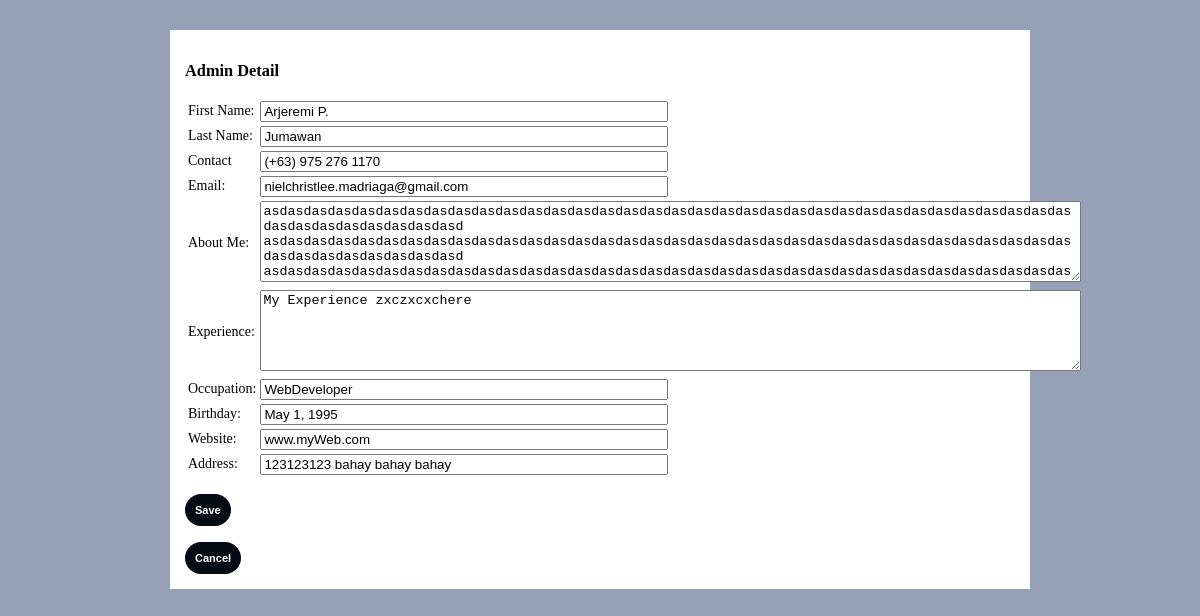
Page /admin/abtMe/edt.php on the earlier database version.
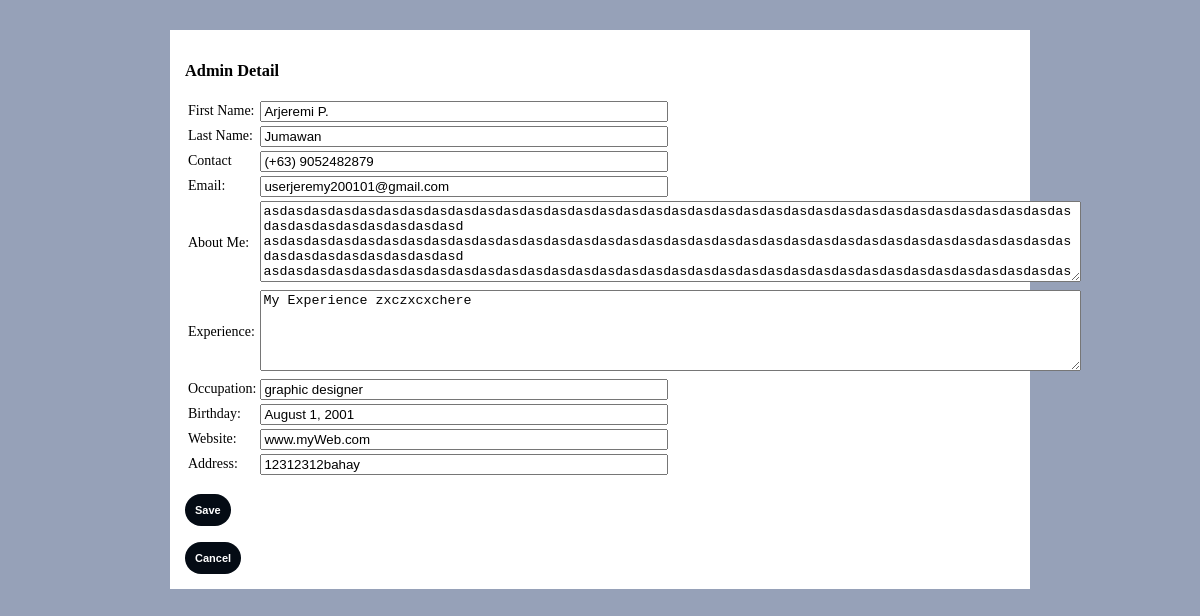
Same page on the later database version.
### tables this page shows
CREATE TABLE IF NOT EXISTS `admindetail` (
  `id` int(10) unsigned NOT NULL AUTO_INCREMENT,
  `firstName` varchar(100) DEFAULT NULL,
  `lastName` varchar(100) DEFAULT NULL,
  `aboutMe` longtext DEFAULT NULL,
  `experience` longtext DEFAULT NULL,
  `lastChange` datetime DEFAULT current_timestamp(),
  `email` varchar(200) DEFAULT NULL,
  `contact` varchar(200) DEFAULT NULL,
  `occup` varchar(200) DEFAULT NULL,
  `birthday` varchar(200) DEFAULT NULL,
  `web` varchar(200) DEFAULT NULL,
  `address` varchar(300) DEFAULT NULL,
  PRIMARY KEY (`id`)
);

### admin/abtMe/edt.php (the view, shortened to what this page needs)
<?php
include '../../database.php';
?>
<!DOCTYPE html>
<html lang="en">
<head>
    <link href="../styles.css" rel="stylesheet" />
</head>
<body>
    <div class="container">
        <?php
        $sql = "SELECT * FROM `admindetail` WHERE id = 1";
        $result = mysqli_query($connect, $sql);
        $row = mysqli_fetch_assoc($result);
        ?>
        <div>
            <h3>Admin Detail</h3>
            <form action="" method="post">
                <table>
                    <tr class="formtable">
                        <td><label for="">First Name:</label></td>
                        <td><input class="form" type="text" name="fname" value="<?php echo $row['firstName'] ?>"></td>
                    </tr>
                    <tr class="formtable">
                        <td><label for="">Last Name:</label></td>
                        <td><input class="form" type="text" name="lname" value="<?php echo $row['lastName'] ?>"></td>
                    </tr>
                    <tr class="formtable">
                        <td><label for="">Contact</label></td>
                        <td><input class="form" type="text" name="cnt" value="<?php echo $row['contact'] ?>"></td>
                    </tr>
                    <tr class="formtable">
                        <td><label for="">Email:</label></td>
                        <td> <input class="form" type="text" name="eml" value="<?php echo $row['email'] ?>"></td>
                    </tr>
                    <tr class="formtable">
                        <td><label for="">About Me:</label></td>
                        <td><textarea rows="5" cols="100" type="text" name="abtme" ?><?php echo $row['aboutMe'] ?></textarea></td>
                    </tr>
                    <tr class="formtable">
                        <td><label for="">Experience:</label></td>
                        <td> <textarea rows="5" cols="100" type="text" name="exp" ?><?php echo $row['experience'] ?></textarea></td>
                    </tr>
                    <tr class="formtable">
                        <td><label for="">Occupation:</label></td>
                        <td> <input class="form" type="text" name="ocp" value="<?php echo $row['occup'] ?>"></td>
                    </tr>
                    <tr class="formtable">
                        <td><label for="">Birthday:</label></td>
                        <td> <input class="form" type="text" name="bday" value="<?php echo $row['birthday'] ?>"></td>
                    </tr>
                    <tr class="formtable">
                        <td><label for="">Website:</label></td>
                        <td> <input class="form" type="text" name="web" value="<?php echo $row['web'] ?>"></td>
                    </tr>
                    <tr class="formtable">
                        <td><label for="">Address:</label></td>
                        <td> <input class="form" type="text" name="addr" value="<?php echo $row['address'] ?>"></td>
                    </tr>
                </table>
                <br>
                <div>
                    <button type=" submit" name="submit">Save</button>
                </div>
            </form>
            <br>
            <a href="../index.php"><button>Cancel</button></a>
        </div>
    </div>
</body>
</html>

### admin/styles.css (style rules this page uses)
body { font-family: Calibri; font-size: 14px; padding: 0; margin: 0; background-color: rgb(150, 161, 184); }
button { border-radius: 20px; border: 0px solid; padding: 10px; font-weight: bold; background-color: #040b14; color: rgb(255, 255, 255); font-size: 11px; }
.container { background-color: rgb(255, 255, 255); margin-left: 170px; margin-right: 170px; margin-top: 30px; margin-bottom: 30px; padding: 15px; }
.formtable { margin: 10px; padding: 10px; }
.form { width: 400px; }

Differences in the rows shown:
changed admindetail "Arjeremi P.": cnt "(+63) 975 276 1170" → "(+63) 9052482879"; eml "nielchristlee.madriaga@gmail.com" → "userjeremy200101@gmail.com"; ocp "WebDeveloper" → "graphic designer"; bday "May 1, 1995" → "August 1, 2001"; addr "123123123 bahay bahay bahay" → "12312312bahay"
